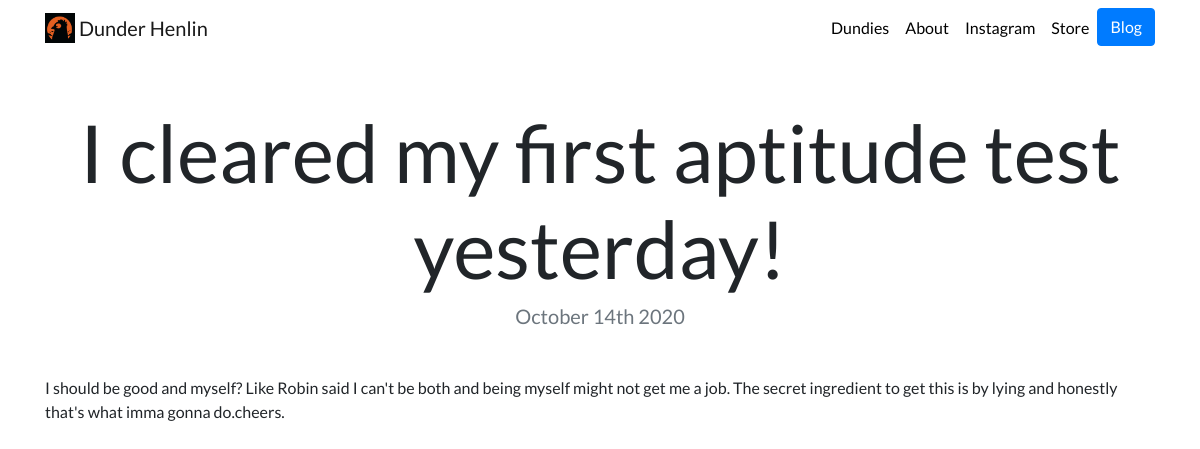
Page /blog/7/ on the committed database.
### blog/models.py (models this page shows, shortened)
class Blog(models.Model):
    Title= models.CharField(max_length=100)
    Date=models.DateField()
    Description=models.CharField(max_length=250)

### blog/views.py (the view)
# urls.py: path('<int:blog_id>/',views.detail,name='detail')  ,
def detail(request,blog_id):
    blog=get_object_or_404(Blog, pk=blog_id)
    return render(request,'blog/detail.html',{'blog':blog })

### blog/templates/blog/detail.html
{% extends "portfolio/base.html" %}
{% load static %}
{% block content %}
<h1 class="text-center mt-5" id="blogdetailtitle">{{ blog.Title }}</h1>
<h5 class="text-center text-muted mb-5">{{ blog.Date|date:'F jS Y' }}</h5>
{{ blog.Description|safe }}
{% endblock %}

### portfolio/static/portfolio/custom.css (style rules this page uses)
body { font-family: 'Lato', sans-serif; }
@media (min-width: 992px) { #blogdetailtitle { font-size: 5rem; } }

### rows in the picture
Blog: Title "I cleared my first aptitude test yesterday!", Date "October 14th 2020", Description "I should be good and myself? Like Robin said I can't be both and being myself might not get me a job. The secret ingredient to get this is by lying and honestly that's what imma gonna do.cheers."
